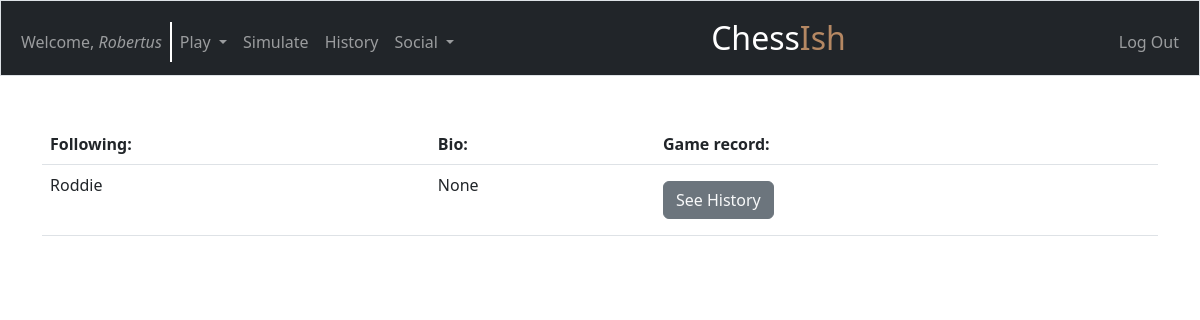
The page /network (signed in) on the database its author committed.
### tables this page shows
CREATE TABLE 'users' ('id' INTEGER PRIMARY KEY AUTOINCREMENT NOT NULL,'username' INTEGER, 'hash' TEXT, 'bio' TEXT);

### app.py (the view)
@app.route("/network")
@login_required
def network():
    id = session["user_id"]
    network_list = db.execute("SELECT id, username, bio FROM users WHERE id IN (SELECT following FROM network WHERE (follower = :id AND status = 1))", id=id)
    if not network_list:
        apology("pain in the ass")
    username = (db.execute("SELECT username FROM users WHERE id  = :id", id=id))[0]["username"]
    return render_template("network.html", network_list=network_list, username=username)

### app.py (called while the page is built)
@app.after_request
def after_request(response):
    response.headers["Cache-Control"] = "no-cache, no-store, must-revalidate"
    response.headers["Expires"] = 0
    response.headers["Pragma"] = "no-cache"
    return response

### helpers.py (called while the page is built)
def login_required(f):
    @wraps(f)
    def decorated_function(*args, **kwargs):
        if session.get("user_id") is None:
            return redirect("/login")
        return f(*args, **kwargs)
    return decorated_function

### templates/network.html (shortened to what this page needs)
{% extends "layout.html" %}
{% block main %}
    <table class="table">
        <thead>
            <tr>
                <th class="text-start">Following:</th>
                <th class="text-start">Bio:</th>
                <th class="text-start">Game record:</th>
            </tr>
        </thead>
        <tbody>
            {% for person in network_list %}
                <tr>
                    <td class="text-start">{{ person.username }}</td>
                    <td class="text-start">{{ person.bio }}</td>
                    <td class="text-start">
                        <nav class="navbar navbar-light">
                            <button class="btn btn-secondary" type="button"><a class="text-decoration-none link-light" href="/history/{{ person.username }}">See History</a></button>
                        </nav>
                    </td>
                </tr>
            {% endfor %}
        </tbody>
    </table>
{% endblock %}

### templates/layout.html (shortened to what this page needs)
<!DOCTYPE html>
<html lang="en">
    <head>
        <link href="https://cdn.jsdelivr.net/npm/bootstrap@5.2.3/dist/css/bootstrap.min.css" rel="stylesheet">
        <link rel="stylesheet" type="text/css" href="{{ url_for('static', filename='chessboard-1.0.0.css') }}">
        <link rel="stylesheet" type="text/css" href="{{ url_for('static', filename='chessboard-1.0.0.min.css') }}">
        <link type=text/css href="{{ url_for('static', filename='styles.css') }}" rel="stylesheet">
    </head>
    <body>
        <nav class="bg-dark border navbar navbar-expand-md navbar-dark">
            <div class="container-fluid">
                <div class="collapse navbar-collapse" id="navbar">
                    {% if session["user_id"] %}
                        <ul class="navbar-nav me-auto mt-2">
                            <li class="linesep"><a class="nav-link">Welcome, <i>{{ username }}</i></a></li>
                            <li class="nav-item dropdown">
                                <a class="nav-link dropdown-toggle" id="navbarDropdownMenuLink" data-bs-toggle="dropdown" aria-haspopup="true" aria-expanded="false">
                                  Play
                                </a>
                            </li>
                            <li class="nav-item"><a class="nav-link" href="/simulate">Simulate</a></li>
                            <li class="nav-item"><a class="nav-link" href="/history/{{ username }}">History</a></li>
                            <li class="nav-item dropdown">
                                <a class="nav-link dropdown-toggle" id="navbarDropdownMenuLink" data-bs-toggle="dropdown" aria-haspopup="true" aria-expanded="false">
                                  Social
                                </a>
                            </li>
                        </ul>
                        <a class="navbar-brand" href="/"><span>Chess</span><span class="beige">Ish</span></a>
                        <ul class="navbar-nav ms-auto mt-2">
                            <li class="nav-item"><a class="nav-link" href="/logout">Log Out</a></li>
                        </ul>
                    {% else %}
                        <ul class="navbar-nav ms-auto mt-2">
                            <li class="nav-item"><a class="nav-link" href="/register">Register</a></li>
                            <li class="nav-item"><a class="nav-link" href="/login">Log In</a></li>
                        </ul>
                    {% endif %}
                </div>
            </div>
        </nav>
        <main class="container py-5 text-center">
            {% block main %}{% endblock %}
        </main>
    </body>
</html>

### static/styles.css (style rules this page uses)
nav .navbar-brand { font-size: xx-large; }
.linesep { border-right: 2px solid #ffffff; }
nav .navbar-brand .beige { color: #b58863; }

### rows shown on the page
users: username "Robertus"
users: username "Roddie", bio "None"
